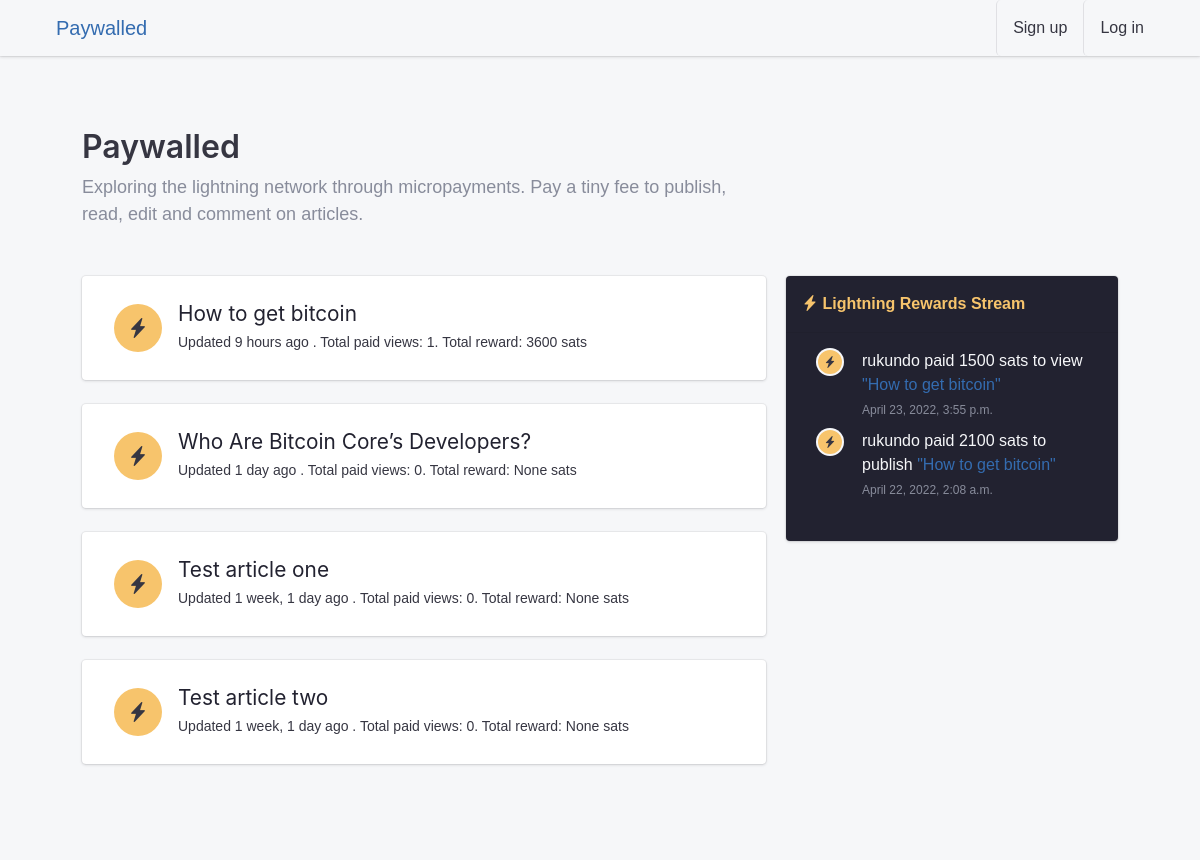
The app's page /, older data.
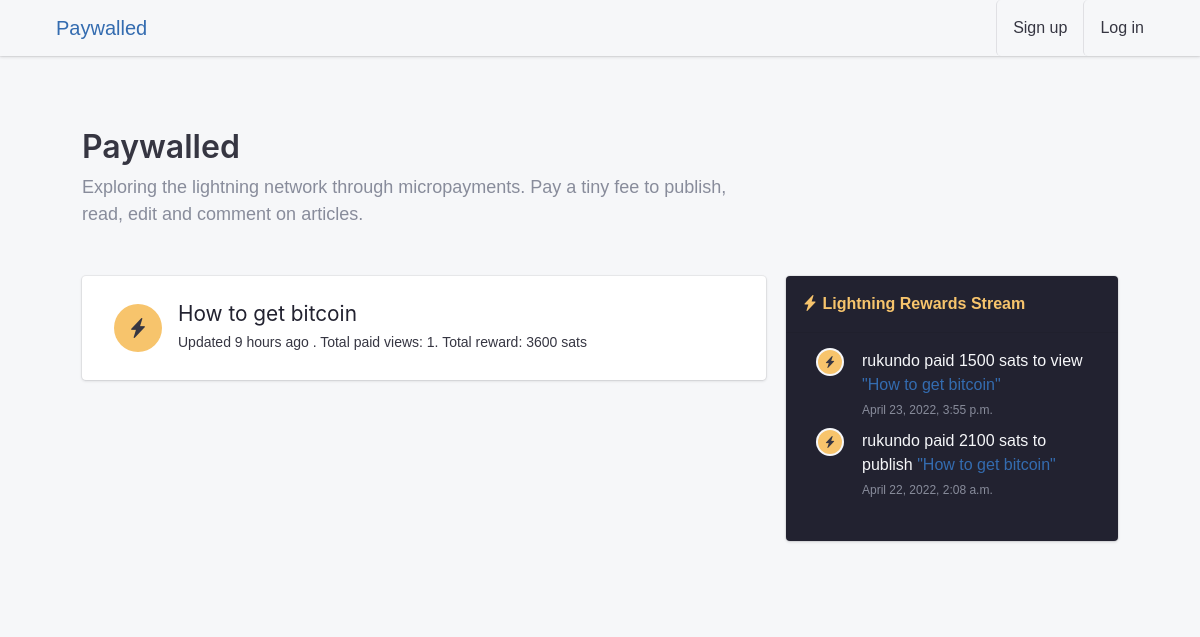
The same page, newer data.
### apps/blog/models.py (models this page shows, shortened)
class Article(models.Model):
    DRAFT = "D"
    PUBLISHED = "P"
    STATUS = ((DRAFT, _("Draft")), (PUBLISHED, _("Published")))
    uuid = models.UUIDField(unique=True, default=uuid.uuid4, editable=False)
    user = models.ForeignKey(
        settings.AUTH_USER_MODEL,
        null=True,
        related_name="articles",
        on_delete=models.SET_NULL,
    )
    date_created = models.DateTimeField(auto_now_add=True)
    date_published = models.DateTimeField(auto_now=True)
    title = models.CharField(max_length=255, null=True, unique=True)
    status = models.CharField(max_length=1, choices=STATUS, default=DRAFT)
    content = models.CharField(_("Content"), max_length=40000, blank=True)
    edited = models.BooleanField(default=False)
    objects = ArticleQuerySet.as_manager()
    class Meta:
        verbose_name = _("Article")
        verbose_name_plural = _("Articles")
        ordering = ("-date_published",)
    def get_absolute_url(self):
        return reverse('articles:article', kwargs={ "article_uuid": self.uuid })
    def get_view_count(self):
        return self.payments.filter(status="complete", purpose="view").count()
    def get_total_reward(self):
        return self.payments.filter(status="complete").aggregate(total_reward=Sum('satoshi_amount'))

### apps/payments/models.py (models this page shows, shortened)
class Payment(models.Model):
    PAYMENT_STATUS_CHOICES = (
        ('pending_invoice', 'Pending Invoice'), # Should be atomic
        ('pending_payment', 'Pending Payment'),
        ('complete', 'Complete'),
        ('error', 'Error'),
    )
    PUBLISH = "publish"
    VIEW = "view"
    EDIT = "edit"
    COMMENT = "comment"
    PAYMENT_PURPOSE_CHOICES = (
        (PUBLISH, 'Publish'),
        (VIEW, 'View'),
        (EDIT, 'Edit'),
        (COMMENT, 'Comment'),
    )
    user = models.ForeignKey(
        settings.AUTH_USER_MODEL,
        null=True,
        related_name="payments",
        on_delete=models.SET_NULL,
    )
    article = models.ForeignKey(Article, on_delete=models.CASCADE, related_name='payments')
    purpose = models.CharField(max_length=10, choices=PAYMENT_PURPOSE_CHOICES)
    satoshi_amount = models.IntegerField()
    r_hash = models.CharField(max_length=64)
    payment_request = models.CharField(max_length=1000)
    status = models.CharField(max_length=50, default='pending_invoice', choices=PAYMENT_STATUS_CHOICES)
    created_at = models.DateTimeField(auto_now_add=True)
    modified_at = models.DateTimeField(auto_now=True)

### apps/authentication/models.py (models this page shows, shortened)
class Profile(models.Model):
    user = models.OneToOneField(User, on_delete=models.CASCADE, verbose_name=_("user"))
    node_pubkey = models.CharField(max_length=80, unique=True, blank=True, null=True)
    class Meta:
        verbose_name = _("profile")
        verbose_name_plural = _("profiles")
        db_table = "auth_profile"
    def get_screen_name(self):
        try:
            if self.user.get_full_name():
                return self.user.get_full_name()
            else:
                return self.user.username
        except Exception:
            return self.user.username

### apps/core/views.py (the view)
# urls.py: path("", core_views.home, name="home"),
def home(request):
    published_articles = Article.objects.get_published()
    payments = Payment.objects.filter(status='complete').order_by('-modified_at')
    return render(
        request, "core/home.html", {
            "articles": published_articles,
            "payments": payments
        },
    )

### apps/blog/models.py (called while the page is built)
    def get_published(self):
        return self.filter(status="P").order_by("-date_published")

### apps/core/templates/core/home.html (shortened to what this page needs)
{% extends 'base.html' %}
{% load static i18n humanize %}
{% block content %}
<section class="position-relative pb-5 bg-light">
    <div class="sticker">
        <div class="sticker-item sticker-top-right sticker-soften">
        </div>
        <div class="sticker-item sticker-bottom-left sticker-soften scale-150">
        </div>
    </div>
    <div class="container position-relative">
        <div class="row">
            <div class="col-md-8">
                <h2 class="text-center text-sm-left"> Paywalled</h2>
                <p class="lead text-muted text-center text-sm-left mb-5">Exploring the lightning network through
                    micropayments. Pay a tiny fee to publish, read, edit and comment on articles.</p>
            </div>
        </div>
        <div class="row">
            <div class="col-md-8">
                <div class="list-group list-group-flush list-group-divider">
                    {% for article in articles %}
                    {% include 'partials/article_list.html' %}
                    {% empty %}
                    <h4 class="no-data">{% trans 'There is no published article yet' %}. <a
                            href="{% url 'articles:write_new' %}">{% trans 'Be the first one to publish one' %}!</a>
                    </h4>
                    {% endfor %}
                </div>
            </div>
            <div class="col-md-4">
                <div class="card text-light bg-dark">
                    <div class="card-header text-warning"><i class="bi bi-lightning-charge-fill"></i> Lightning Rewards
                        Stream</div>
                    <div class="card-body">
                        {% if payments %}
                        <ul class="timeline timeline-fluid">
                            {% for payment in payments %}
                            {% include 'partials/article_payment.html' with mode="general" %}
                            {% endfor %}
                        </ul>
                        {% else %}
                        <p>No payments for this article at this time.</p>
                        {% endif %}
                    </div>
                </div>
            </div>
        </div>
    </div>
</section>
{% endblock content %}

### paywalled/templates/partials/article_list.html (shortened to what this page needs)
{% load humanize %}
<div class="card mb-4" id="articles">
    <div class="card-body">
        <div class="list-group-item">
            <div class="list-group-item-figure">
                <a href="{% url 'articles:article' article.uuid %}" class="tile tile-lg tile-circle bg-warning">
                    <i class="bi bi-lightning-charge-fill"></i>
                </a>
            </div>
            <div class="list-group-item-body">
                <h3 style="font-size:1.3rem" class="list-group-item-title">
                    <a href="{% url 'articles:article' article.uuid %}">{{ article.title }}</a>
                </h3>
                <p class="list-group-item-subtitle mt-2">Updated
                    {{ article.date_published|naturaltime }}
                    . Total paid views: {{ article.get_view_count }}. Total reward:
                    {{ article.get_total_reward.total_reward }} sats</p>
            </div>
        </div>
    </div>
</div>

### paywalled/templates/partials/article_payment.html
<li class="timeline-item">
    <div class="timeline-figure">
        <span class="tile tile-circle tile-sm bg-warning"><i class="bi bi-lightning-charge-fill"></i></span>
    </div>
    <div class="timeline-body">
        <div class="media">
            <div class="media-body">
                <p class="mb-0">
                    {{ payment.user.profile.get_screen_name }} paid
                    {{ payment.satoshi_amount }} sats to
                    {{ payment.purpose }} {% if mode == 'general' %}<a
                        href="{{ payment.article.get_absolute_url }}">"{{ payment.article.title }}"</a>{% endif %}
                </p><span class="timeline-date">{{ payment.created_at }}</span>
            </div>
        </div>
    </div>
</li>

Row changes from the older to the newer data that the page shows:
removed Article: title "Who Are Bitcoin Core’s Developers?", date_published "1 day ago", get_view_count "0", get_total_reward.total_reward "None"
removed Article: title "Test article one", date_published "1 week, 1 day ago", get_view_count "0", get_total_reward.total_reward "None"
removed Article: title "Test article two", date_published "1 week, 1 day ago", get_view_count "0", get_total_reward.total_reward "None"
